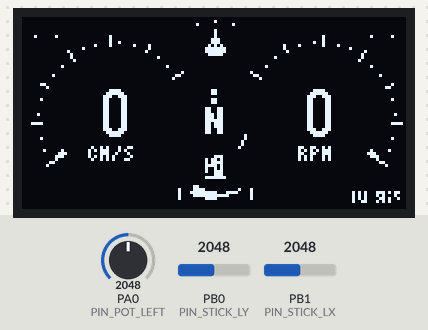
A sketch run on a simulated STM32 Blue Pill. Parts: 128×64 one-colour display. The inputs (shaded band) are chosen by the test bench; at power-on: PB1 (PIN_STICK_LX) = 2048, PB0 (PIN_STICK_LY) = 2048, PA0 (PIN_POT_LEFT) = 2048 (analog values on the 0–4095 scale). What the sketch prints to the serial monitor is not drawn.

Above: at 2.3 s.
2.4 s: PB1 (PIN_STICK_LX) set to 2866
At 3.17 s:
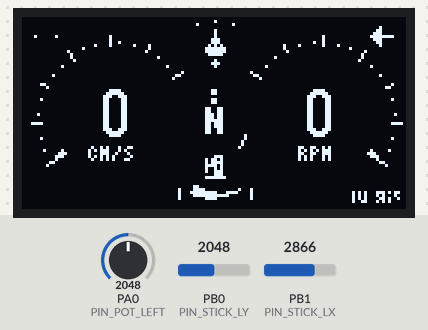
5.0 s: PB0 (PIN_STICK_LY) set to 2129
6.5 s: PB0 (PIN_STICK_LY) set to 2224
At 7.42 s:
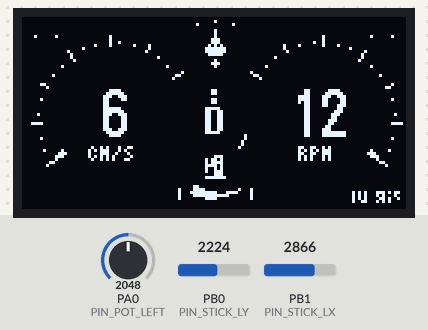
8.4 s: PB0 (PIN_STICK_LY) set to 1228
At 9.18 s:
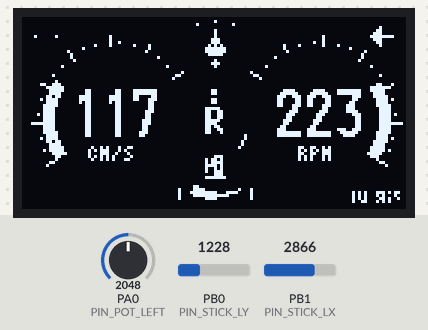
10.3 s: PB1 (PIN_STICK_LX) set to 1228
At 12.18 s:
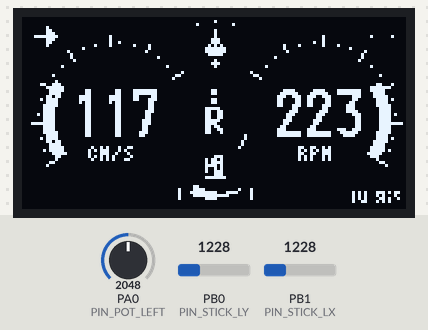
13.0 s: PB0 (PIN_STICK_LY) set to 1842
At 13.42 s:
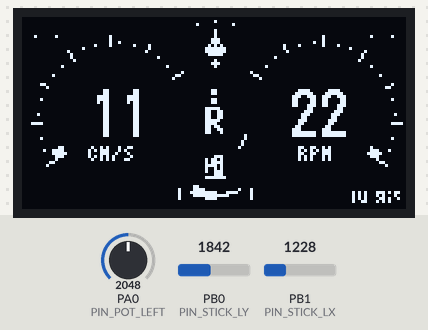
14.5 s: PB0 (PIN_STICK_LY) set to 1946
At 15.19 s:
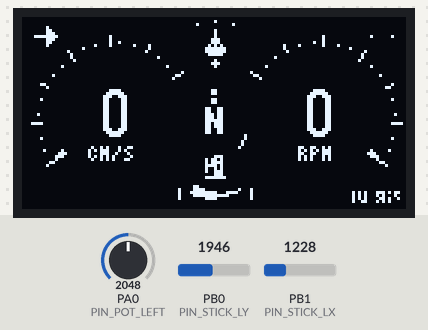

The sketch:

07_dashboard_gauge_cluster_test.ino
```cpp
/*
 * ===============================================================================
 * CYBERROVER X5 — STAGE 7: DUAL-GAUGE MOVING ARC DASHBOARD CLUSTER (PAGE 1)
 * ===============================================================================
 * Lead Architect: Veer Pratap Saw (Veer) | Class 10 Student, Katras / Ramgarh
 * Display Target: 1.3" I2C OLED (SH1106, 128x64) on Remote Controller Carrier
 *                 (Also fully compatible with 0.96" SSD1306 via top-level toggle)
 *
 * Visual Reference:
 *   Recreating upiir's digital automotive instrument cluster HUD identically:
 *   - Left Gauge : Curved moving arc for Vehicle Speed (0 - 314 cm/s / 11.3 km/h)
 *                  with outer dotted track + Left Blinker Arrow
 *   - Right Gauge: Curved moving arc for Motor RPM (0 - 600 RPM)
 *                  with outer dotted track + Right Blinker Arrow
 *   - Center Top : Coolant / Engine Temp icon + 3 decorative arch dots + Heartbeat
 *   - Center Mid : Dynamic Drive Mode (N / D / R) + Colon ':' + Power hatch bars
 *   - Center Btm : Fuel pump icon + Curved Fuel / Battery gauge arc (E <-> F)
 *   - Bottom Rgt : Authentic UPiR / X5 watermark signature
 *
 * Real-time Hardware Inputs (Native STM32 12-bit ADC: 0 - 4095):
 *   - Left Stick Y  (PB0) : Live Throttle input -> Drives Speed & RPM arcs
 *   - Left Stick X  (PB1) : Live Steering input -> Triggers Left/Right Blinkers
 *   - Pot Left      (PA0) : Battery / Fuel sweep simulation (Empty to Full)
 *   - I2C Bus       (PB6/PB7) : Hardware I2C at 400 kHz fast mode
 * ===============================================================================
 */

#include <Arduino.h>
#include <Wire.h>
#include <U8g2lib.h>

// ===============================================================================
// 1. HARDWARE DISPLAY CONFIGURATION
// ===============================================================================
// Set to 1 for Veer's 1.3" SH1106 OLED (Remote Controller)
// Set to 0 for 0.96" SSD1306 OLED (Rover Chassis)
#define USE_SH1106 1

#if USE_SH1106
  // U8g2 Full Framebuffer mode for SH1106 I2C (Fast 72 MHz ARM Cortex-M3)
  U8G2_SH1106_128X64_NONAME_F_HW_I2C u8g2(U8G2_R0, /* reset=*/ U8X8_PIN_NONE);
#else
  // U8g2 Full Framebuffer mode for SSD1306 I2C
  U8G2_SSD1306_128X64_NONAME_F_HW_I2C u8g2(U8G2_R0, /* reset=*/ U8X8_PIN_NONE);
#endif

#define OLED_SCL_PIN  PB6
#define OLED_SDA_PIN  PB7

// ===============================================================================
// 2. PIN ASSIGNMENTS (MATCHING CYBERROVER X5 REMOTE CARRIER)
// ===============================================================================
#define PIN_STICK_LX    PB1   // Steering (Turn Blinkers)
#define PIN_STICK_LY    PB0   // Throttle (Speed & RPM)
#define PIN_STICK_RX    PA4   // Right Stick X
#define PIN_STICK_RY    PA3   // Right Stick Y
#define PIN_POT_LEFT    PA0   // Pot Left (Fuel / Battery sweep test)
#define PIN_POT_CENTER  PA1   // Pot Center (Camera Tilt)
#define PIN_POT_RIGHT   PA2   // Pot Right (Speed Governor)

// Deadband and calibration values
#define ADC_CENTER      2048
#define ADC_DEADBAND    140   // Deadband window: 1908 to 2188 reads zero

// Mechanical Rover Limits (Johnson 12V 600 RPM motors + 100mm wheels)
#define MAX_SPEED_CMPS  314   // 314 cm/s = 11.31 km/h top sprint
#define MAX_MOTOR_RPM   600   // 600 RPM gearhead output

// ===============================================================================
// 3. BITMAP GRAPHICS ASSETS (AUTHENTIC UPIIR DASHBOARD STYLE)
// ===============================================================================

// Left Turn Blinker Arrow (8x7 px)
static const unsigned char PROGMEM bitmap_arrow_left[] = {
  0x10, // ...█....
  0x30, // ..██....
  0x70, // .███....
  0xFF, // ████████
  0x70, // .███....
  0x30, // ..██....
  0x10  // ...█....
};

// Right Turn Blinker Arrow (8x7 px)
static const unsigned char PROGMEM bitmap_arrow_right[] = {
  0x08, // ....█...
  0x0C, // ....██..
  0x0E, // ....███.
  0xFF, // ████████
  0x0E, // ....███.
  0x0C, // ....██..
  0x08  // ....█...
};

// Coolant / Engine Temperature Thermometer Icon (9x9 px)
static const unsigned char PROGMEM bitmap_temp_icon[] = {
  0x10, 0x00, // ...█.....
  0x10, 0x00, // ...█.....
  0x10, 0x00, // ...█.....
  0x38, 0x00, // ..███....
  0x38, 0x00, // ..███....
  0x54, 0x00, // .█.█.█...
  0xFE, 0x00, // ███████..
  0xFE, 0x00, // ███████..
  0x7C, 0x00  // .█████...
};

// Gas Pump / Fuel Icon (8x8 px)
static const unsigned char PROGMEM bitmap_fuel_icon[] = {
  0x70, // .███....
  0x5A, // .█.██.█.
  0x7A, // .████.█.
  0x5E, // .█.████.
  0x52, // .█.█..█.
  0x72, // .███..█.
  0x70, // .███....
  0xFE  // ███████.
};

// Authentic UPiR Logo Watermark (16x4 px)
static const unsigned char PROGMEM bitmap_upir_logo[] = {
  0x15, 0xD7, // B00010101, B11010111
  0x15, 0x45, // B00010101, B01000101
  0x15, 0x96, // B00010101, B10010110
  0x19, 0x15  // B00011001, B00010101
};

// ===============================================================================
// 4. FILTERING & SMOOTHING STATE VARIABLES
// ===============================================================================
float speed_smooth = 0.0f;
float rpm_smooth   = 0.0f;
float fuel_smooth  = 85.0f;

uint32_t last_oled_draw_ms = 0;
const uint16_t OLED_FRAME_INTERVAL_MS = 33; // ~30 FPS smooth animation

// ===============================================================================
// 5. MATH HELPER: DRAW SOLID THICK CIRCULAR ARCS
// ===============================================================================
// Draws an anti-aliased solid arc between start_deg and end_deg.
// Angles in degrees: 0 = East (+X), 90 = North (-Y), 180 = West (-X), 270 = South (+Y).
void drawThickArc(int cx, int cy, int r_in, int r_out, float start_deg, float end_deg) {
  if (start_deg > end_deg) {
    float temp = start_deg;
    start_deg = end_deg;
    end_deg = temp;
  }

  // Draw radial lines at 1.0 degree increments (smooth fill without gaps)
  for (float a = start_deg; a <= end_deg; a += 1.0f) {
    float rad = a * 0.0174532925f; // deg to rad
    float cos_a = cos(rad);
    float sin_a = sin(rad);

    int x1 = cx + (int)(r_in  * cos_a + 0.5f);
    int y1 = cy - (int)(r_in  * sin_a + 0.5f);
    int x2 = cx + (int)(r_out * cos_a + 0.5f);
    int y2 = cy - (int)(r_out * sin_a + 0.5f);

    u8g2.drawLine(x1, y1, x2, y2);
  }
}

// Draws the outer track tick marks and dots around the gauge dial
void drawDialTrack(int cx, int cy, int r_track, float start_deg, float end_deg) {
  for (float a = start_deg; a <= end_deg; a += 10.0f) {
    float rad = a * 0.0174532925f;
    float cos_a = cos(rad);
    float sin_a = sin(rad);

    // Major tick every 30 degrees
    int step_idx = (int)((a - start_deg) / 10.0f + 0.5f);
    if (step_idx % 3 == 0) {
      int x_t1 = cx + (int)((r_track - 1) * cos_a + 0.5f);
      int y_t1 = cy - (int)((r_track - 1) * sin_a + 0.5f);
      int x_t2 = cx + (int)((r_track + 2) * cos_a + 0.5f);
      int y_t2 = cy - (int)((r_track + 2) * sin_a + 0.5f);
      u8g2.drawLine(x_t1, y_t1, x_t2, y_t2);
    } else {
      // Small dotted track
      int x_dot = cx + (int)(r_track * cos_a + 0.5f);
      int y_dot = cy - (int)(r_track * sin_a + 0.5f);
      u8g2.drawPixel(x_dot, y_dot);
    }
  }
}

// ===============================================================================
// 6. SETUP ROUTINE
// ===============================================================================
void setup() {
  Serial.begin(115200);
  delay(500);

  Serial.println(F("\n======================================================="));
  Serial.println(F("  CYBERROVER X5 — DUAL-GAUGE INSTRUMENT CLUSTER (PAGE 1)"));
  Serial.println(F("  Architecture: STM32F103C8T6 | U8g2 Full Framebuffer   "));
  Serial.println(F("======================================================="));

  // Configure STM32 12-bit ADC (0 - 4095)
  #if defined(ARDUINO_ARCH_STM32) || defined(__STM32F1__)
    analogReadResolution(12);
    Wire.setSCL(OLED_SCL_PIN);
    Wire.setSDA(OLED_SDA_PIN);
  #endif

  Wire.begin();
  Wire.setClock(400000); // 400 kHz Fast I2C for 40+ FPS refresh

  // Initialize U8g2
  u8g2.begin();
  u8g2.setContrast(255); // Maximum crisp OLED contrast
  u8g2.clearBuffer();

  // Startup Splash Indicator
  u8g2.setFont(u8g2_font_6x12_tr);
  u8g2.drawStr(16, 28, "CYBERROVER X5");
  u8g2.drawStr(24, 42, "INITIALIZING...");
  u8g2.sendBuffer();
  delay(600);

  Serial.println(F("[STATUS] U8g2 Cluster Initialized. Starting Live Loop..."));
}

// ===============================================================================
// 7. MAIN LOOP & INSTRUMENT CLUSTER RENDERING
// ===============================================================================
void loop() {
  uint32_t current_ms = millis();

  // -----------------------------------------------------------------------------
  // A. READ LIVE SENSORS & ANALOG GIMBALS (12-bit: 0 - 4095)
  // -----------------------------------------------------------------------------
  int raw_ly  = analogRead(PIN_STICK_LY);  // Throttle
  int raw_lx  = analogRead(PIN_STICK_LX);  // Steering
  int raw_pot = analogRead(PIN_POT_LEFT);  // Pot Left (Fuel level test)

  // Calculate target speed and RPM from Throttle Stick (PB0)
  float target_speed = 0.0f;
  float target_rpm   = 0.0f;
  char  drive_mode   = 'N'; // N = Neutral, D = Drive, R = Reverse

  const int deadband_high = ADC_CENTER + ADC_DEADBAND; // 2188
  const int deadband_low  = ADC_CENTER - ADC_DEADBAND; // 1908
  const int joy_margin    = 80;

  if (raw_ly > deadband_high) {
    // Pushing FORWARD -> Drive Mode 'D'
    drive_mode = 'D';
    float ratio = (float)(raw_ly - deadband_high) / ((4095 - joy_margin) - deadband_high);
    if (ratio > 1.0f) ratio = 1.0f;
    if (ratio < 0.0f) ratio = 0.0f;
    target_speed = ratio * MAX_SPEED_CMPS;
    target_rpm   = ratio * MAX_MOTOR_RPM;
  } else if (raw_ly < deadband_low) {
    // Pulling REVERSE -> Reverse Mode 'R'
    drive_mode = 'R';
    float ratio = (float)(deadband_low - raw_ly) / (deadband_low - joy_margin);
    if (ratio > 1.0f) ratio = 1.0f;
    if (ratio < 0.0f) ratio = 0.0f;
    target_speed = ratio * MAX_SPEED_CMPS; // Full symmetrical sprint speed in reverse
    target_rpm   = ratio * MAX_MOTOR_RPM;
  } else {
    // Inside Deadband -> Neutral 'N'
    drive_mode = 'N';
    target_speed = 0.0f;
    target_rpm   = 0.0f;
  }

  // Calculate simulated Fuel / Battery percentage from Pot Left (PA0)
  float target_fuel = ((float)raw_pot / 4095.0f) * 100.0f;
  if (target_fuel < 0.0f) target_fuel = 0.0f;
  if (target_fuel > 100.0f) target_fuel = 100.0f;

  // Exponential Moving Average (EMA) for buttery-smooth gauge motion
  speed_smooth += (target_speed - speed_smooth) * 0.22f;
  rpm_smooth   += (target_rpm   - rpm_smooth)   * 0.22f;
  fuel_smooth  += (target_fuel  - fuel_smooth)  * 0.15f;

  // Turn signal state (Active when steering left or right)
  bool left_blinker_active  = (raw_lx < (ADC_CENTER - 500));
  bool right_blinker_active = (raw_lx > (ADC_CENTER + 500));
  bool blink_state = ((current_ms / 250) % 2 == 0); // 2 Hz flash cadence

  // Heartbeat pulse dot (500 ms period)
  bool heartbeat_state = ((current_ms / 300) % 2 == 0);

  // -----------------------------------------------------------------------------
  // B. RENDER FRAME AT 30 FPS NON-BLOCKING
  // -----------------------------------------------------------------------------
  if (current_ms - last_oled_draw_ms >= OLED_FRAME_INTERVAL_MS) {
    last_oled_draw_ms = current_ms;

    u8g2.clearBuffer();

    // ===========================================================================
    // 1. LEFT GAUGE CLUSTER: SPEEDOMETER (cm/s)
    // ===========================================================================
    // Geometry: Center (30, 34), Outer Radius = 25, Inner Radius = 21 (Thickness = 4px)
    const int cx_l = 30;
    const int cy_l = 34;
    const int r_in_l = 21;
    const int r_out_l = 24;
    const int r_track_l = 26;

    // Outer Track: Sweeps clockwise from 215 deg (bottom-left) to 35 deg (top-right)
    drawDialTrack(cx_l, cy_l, r_track_l, 35.0f, 215.0f);

    // Active Moving Arc:
    float speed_frac = speed_smooth / (float)MAX_SPEED_CMPS;
    if (speed_frac > 1.0f) speed_frac = 1.0f;
    if (speed_frac < 0.02f) speed_frac = 0.02f; // Minimum baseline stub

    // Arc fills from 215 deg downwards towards 35 deg (215 - frac * 180)
    float speed_current_deg = 215.0f - (speed_frac * 180.0f);
    drawThickArc(cx_l, cy_l, r_in_l, r_out_l, speed_current_deg, 215.0f);

    // Speed Digital Readout (Modern Tall Digital Digits)
    int display_speed_val = (int)(speed_smooth + 0.5f);
    char speed_str[8];
    itoa(display_speed_val, speed_str, 10);

    u8g2.setFont(u8g2_font_logisoso16_tn);
    int speed_str_w = u8g2.getStrWidth(speed_str);
    int speed_x = cx_l - (speed_str_w / 2);
    u8g2.drawStr(speed_x, 40, speed_str);

    // Speed Unit Sub-label
    u8g2.setFont(u8g2_font_4x6_tr);
    u8g2.drawStr(cx_l - 8, 48, "CM/S");

    // Left Turn Blinker Arrow (Top-Left)
    if (left_blinker_active && blink_state) {
      u8g2.drawXBMP(4, 3, 8, 7, bitmap_arrow_left);
    } else {
      u8g2.drawPixel(4, 6);
      u8g2.drawPixel(11, 6);
    }

    // ===========================================================================
    // 2. RIGHT GAUGE CLUSTER: MOTOR TACHOMETER (RPM)
    // ===========================================================================
    // Geometry: Mirrored Center (98, 34), Outer Radius = 25, Inner Radius = 21
    const int cx_r = 98;
    const int cy_r = 34;
    const int r_in_r = 21;
    const int r_out_r = 24;
    const int r_track_r = 26;

    // Outer Track: Sweeps from -35 deg (325 deg bottom-right) up to 145 deg (top-left)
    drawDialTrack(cx_r, cy_r, r_track_r, -35.0f, 145.0f);

    // Active Moving Arc:
    float rpm_frac = rpm_smooth / (float)MAX_MOTOR_RPM;
    if (rpm_frac > 1.0f) rpm_frac = 1.0f;
    if (rpm_frac < 0.02f) rpm_frac = 0.02f; // Minimum baseline stub

    // Arc fills from -35 deg upwards towards 145 deg (-35 + frac * 180)
    float rpm_current_deg = -35.0f + (rpm_frac * 180.0f);
    drawThickArc(cx_r, cy_r, r_in_r, r_out_r, -35.0f, rpm_current_deg);

    // RPM Digital Readout (Modern Tall Digital Digits)
    int display_rpm_val = (int)(rpm_smooth + 0.5f);
    char rpm_str[8];
    itoa(display_rpm_val, rpm_str, 10);

    u8g2.setFont(u8g2_font_logisoso16_tn);
    int rpm_str_w = u8g2.getStrWidth(rpm_str);
    int rpm_x = cx_r - (rpm_str_w / 2);
    u8g2.drawStr(rpm_x, 40, rpm_str);

    // RPM Unit Sub-label
    u8g2.setFont(u8g2_font_4x6_tr);
    u8g2.drawStr(cx_r - 6, 48, "RPM");

    // Right Turn Blinker Arrow (Top-Right)
    if (right_blinker_active && blink_state) {
      u8g2.drawXBMP(116, 3, 8, 7, bitmap_arrow_right);
    } else {
      u8g2.drawPixel(116, 6);
      u8g2.drawPixel(123, 6);
    }

    // ===========================================================================
    // 3. CENTER COLUMN: STATUS & TELEMETRY HUD
    // ===========================================================================
    // A. Top Center: Coolant / Temperature Icon & Heartbeat
    u8g2.drawXBMP(60, 4, 9, 9, bitmap_temp_icon);

    // Curved temperature decorative arch dots above temp icon
    u8g2.drawPixel(58, 2);
    u8g2.drawPixel(64, 1);
    u8g2.drawPixel(70, 2);

    // Heartbeat Activity Dot
    if (heartbeat_state) {
      u8g2.drawDisc(64, 15, 1);
    }

    // B. Middle Center: Central Colon & Drive Mode Indicator
    u8g2.setFont(u8g2_font_6x12_tr);
    u8g2.drawStr(62, 29, ":");

    // Drive Mode Pill (N / D / R)
    char mode_str[2] = { drive_mode, '\0' };
    u8g2.setFont(u8g2_font_7x13B_tr);
    u8g2.drawStr(61, 39, mode_str);

    // Dynamic Power Hashes (The angled "///" status bars from upir's photo)
    int num_hashes = (int)(speed_frac * 4.0f + 0.5f);
    if (num_hashes < 1) num_hashes = 1;
    for (int h = 0; h < num_hashes; h++) {
      int hx = 72 + h * 3;
      int hy = 43 - h * 2;
      u8g2.drawLine(hx, hy, hx + 2, hy - 4);
    }

    // C. Bottom Center: Fuel Pump Icon & Curved Gauge Arc
    u8g2.drawXBMP(60, 46, 8, 8, bitmap_fuel_icon);

    // Curved Fuel Bar Geometry: Center (64, 40), Radius = 20, Angle 245 to 295
    const int cx_fuel = 64;
    const int cy_fuel = 40;
    const int r_fuel  = 20;

    // Fuel Track Boundary Arc with 'E' and 'F' End Ticks
    for (float fa = 245.0f; fa <= 295.0f; fa += 2.0f) {
      float frad = fa * 0.0174532925f;
      int fx = cx_fuel + (int)(r_fuel * cos(frad) + 0.5f);
      int fy = cy_fuel - (int)(r_fuel * sin(frad) + 0.5f);
      u8g2.drawPixel(fx, fy);
    }
    // E and F tick marks
    u8g2.drawLine(52, 57, 52, 60);
    u8g2.drawLine(76, 57, 76, 60);

    // Active Fuel Level Fill (Curved thick bar along the arc)
    float fuel_frac = fuel_smooth / 100.0f;
    if (fuel_frac > 1.0f) fuel_frac = 1.0f;
    if (fuel_frac < 0.0f) fuel_frac = 0.0f;

    float fuel_fill_deg = 245.0f + (fuel_frac * 50.0f);
    for (float fa = 245.0f; fa <= fuel_fill_deg; fa += 1.0f) {
      float frad = fa * 0.0174532925f;
      float cos_fa = cos(frad);
      float sin_fa = sin(frad);
      int fx1 = cx_fuel + (int)((r_fuel - 1) * cos_fa + 0.5f);
      int fy1 = cy_fuel - (int)((r_fuel - 1) * sin_fa + 0.5f);
      int fx2 = cx_fuel + (int)((r_fuel + 1) * cos_fa + 0.5f);
      int fy2 = cy_fuel - (int)((r_fuel + 1) * sin_fa + 0.5f);
      u8g2.drawLine(fx1, fy1, fx2, fy2);
    }

    // D. Bottom Right: Authentic UPiR / X5 Logo Watermark
    u8g2.drawXBMP(110, 58, 16, 4, bitmap_upir_logo);

    // ===========================================================================
    // SEND FRAMEBUFFER TO PHYSICAL OLED GLASS
    // ===========================================================================
    u8g2.sendBuffer();
  }

  // -----------------------------------------------------------------------------
  // C. SERIAL TELEMETRY STREAM (10 Hz FOR MONITOR DIAGNOSTICS)
  // -----------------------------------------------------------------------------
  static uint32_t last_serial_ms = 0;
  if (current_ms - last_serial_ms >= 100) {
    last_serial_ms = current_ms;
    Serial.print(F("MODE:"));
    Serial.print(drive_mode);
    Serial.print(F(" | SPD:"));
    Serial.print((int)speed_smooth);
    Serial.print(F(" cm/s | RPM:"));
    Serial.print((int)rpm_smooth);
    Serial.print(F(" | FUEL:"));
    Serial.print((int)fuel_smooth);
    Serial.print(F("% | LY_RAW:"));
    Serial.print(raw_ly);
    Serial.print(F(" | LX_RAW:"));
    Serial.println(raw_lx);
  }
}
```

Measured:
- the behaviour switches between 2188 and 2189 on PB0 (PIN_STICK_LY) (found by bisection; images 1 and 2)
- the behaviour switches between 1907 and 1908 on PB0 (PIN_STICK_LY) (found by bisection; images 5 and 6)
- after the input at 2.4 s, the display: first differs from a run without the input after 0.14 s (image 1)
- after the input at 6.5 s, the display: first changes after 0.06 s (image 2 shows a later state)
- after the input at 8.4 s, the display: first changes after 0.08 s (image 3 shows a later state)
- after the input at 10.3 s, the display: first changes after 0.26 s (image 4 shows a later state)
- after the input at 14.5 s, the display: changes after 0.05 s (image 6)
